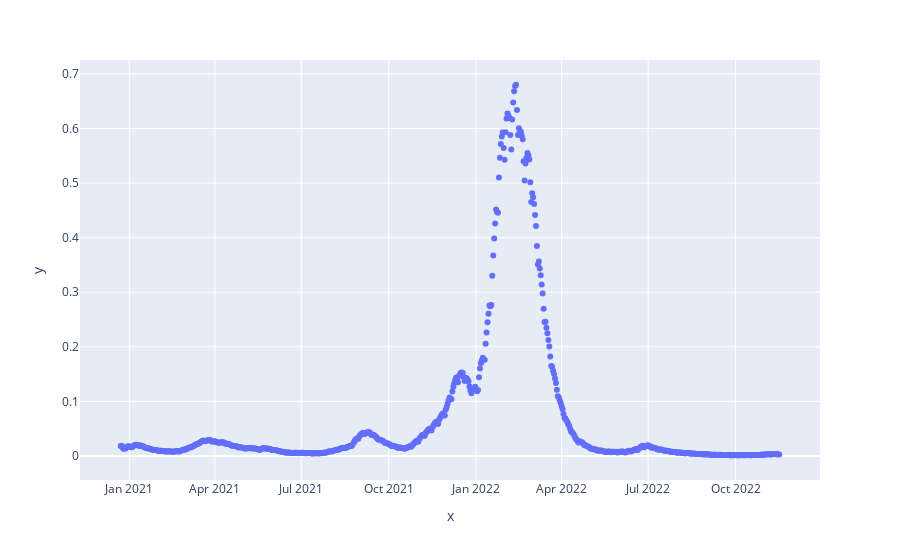

Write notebook code for a chart like this one.
### Code cell
import plotly.express as px
fig = px.scatter(x=reliance2.index, y=reliance2["EWMA30"])

fig.show()

### Figure 1 — Plotly figure (JSON) as saved in the notebook; plotly's stock layout.template omitted (floating-point values rounded to 4 significant figures; data arrays with more than 128 entries replaced by an {"elided": "..."} marker saying what was removed)
{"data": [{"hovertemplate": "x=%{x}<br>y=%{y}<extra></extra>", "legendgroup": "", "marker": {"color": "#636efa", "symbol": "circle"}, "mode": "markers", "name": "", "orientation": "v", "showlegend": false, "type": "scatter", "x": {"elided": "694 str values"}, "xaxis": "x", "y": {"elided": "694 float values"}, "yaxis": "y"}], "layout": {"legend": {"tracegroupgap": 0}, "margin": {"t": 60}, "xaxis": {"anchor": "y", "domain": [0, 1], "title": {"text": "x"}}, "yaxis": {"anchor": "x", "domain": [0, 1], "title": {"text": "y"}}}}
